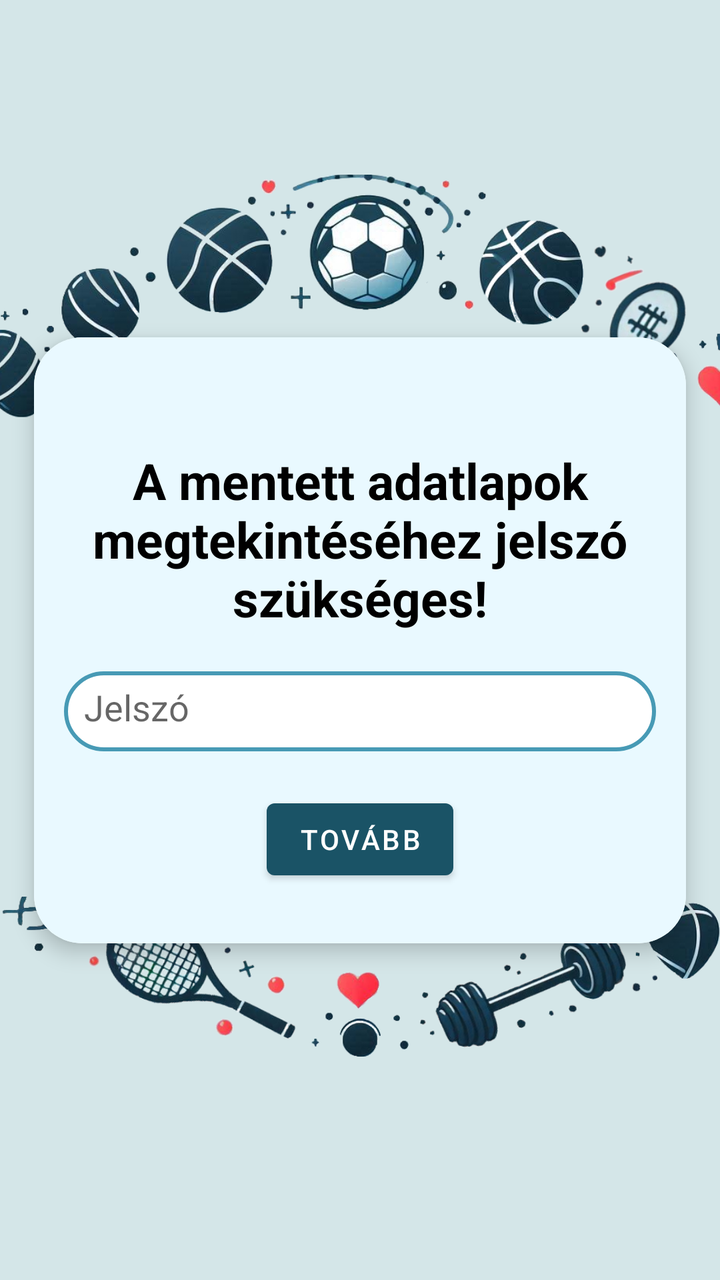
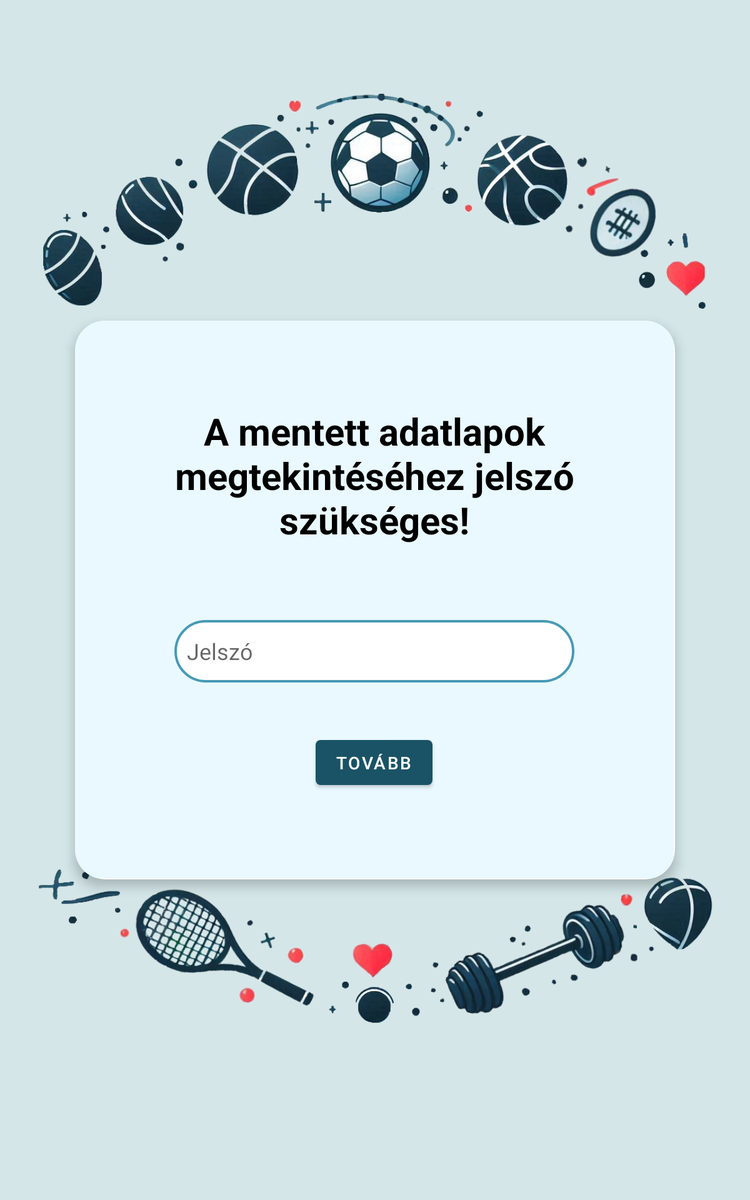

Two renders of one Android screen. The first uses the default layout on a phone; the second uses the alternative layout the repository ships for a different screen configuration, on a matching device. The two XML files are below.
<!-- AndroidManifest.xml: application theme Theme.Sportkardi.DarkBlue -->
<!-- res/layout/activity_saved_datas_login.xml -->
<?xml version="1.0" encoding="utf-8"?>
<androidx.constraintlayout.widget.ConstraintLayout xmlns:android="http://schemas.android.com/apk/res/android"
    xmlns:app="http://schemas.android.com/apk/res-auto"
    xmlns:tools="http://schemas.android.com/tools"
    android:id="@+id/main"
    android:background="@color/background"
    android:layout_width="match_parent"
    android:layout_height="match_parent"
    tools:context=".Activity.SavedDatasLoginActivity">

    <ImageView
        android:id="@+id/imageView"
        android:layout_width="385dp"
        android:layout_height="124dp"
        android:layout_marginTop="130dp"
        android:scaleType="centerCrop"
        android:src="@drawable/top"
        app:layout_constraintBottom_toTopOf="@+id/cardView2"
        app:layout_constraintEnd_toEndOf="parent"
        app:layout_constraintStart_toStartOf="parent"
        app:layout_constraintTop_toTopOf="parent"
        tools:ignore="MissingConstraints" />

    <androidx.cardview.widget.CardView
        android:id="@+id/cardView2"
        android:layout_width="326dp"
        android:layout_height="303dp"
        app:cardCornerRadius="24dp"
        app:cardElevation="6dp"
        app:layout_constraintBottom_toBottomOf="parent"
        app:layout_constraintEnd_toEndOf="parent"
        app:layout_constraintStart_toStartOf="parent"
        app:layout_constraintTop_toTopOf="parent">


        <RelativeLayout
            android:layout_width="match_parent"
            android:layout_height="330dp"
            android:background="@color/background_card">

            <LinearLayout
                android:id="@+id/centerLayout"
                android:layout_width="wrap_content"
                android:layout_height="wrap_content"
                android:layout_centerInParent="true"
                android:gravity="center"
                android:orientation="vertical">

                <TextView
                    android:layout_width="wrap_content"
                    android:layout_height="wrap_content"
                    android:gravity="center"
                    android:text="A mentett adatlapok megtekintéséhez jelszó szükséges!"
                    android:textSize="25sp"
                    android:textStyle="bold" />


                <EditText
                    android:id="@+id/pinEditText"
                    android:layout_width="match_parent"
                    android:layout_height="40dp"
                    android:layout_marginLeft="15dp"
                    android:layout_marginTop="20dp"
                    android:layout_marginRight="15dp"
                    android:background="@drawable/rounded_corner"
                    android:hint="Jelszó"
                    android:inputType="textPassword" />

                <Button
                    android:id="@+id/savedDatasButton"
                    android:layout_width="wrap_content"
                    android:layout_height="wrap_content"
                    android:layout_marginTop="20dp"
                    android:gravity="center"
                    android:onClick="next"
                    android:text="@string/next" />

            </LinearLayout>


        </RelativeLayout>


    </androidx.cardview.widget.CardView>

    <ImageView
        android:id="@+id/imageViewBottom"
        android:layout_width="366dp"
        android:layout_height="85dp"
        android:layout_marginBottom="130dp"
        android:scaleType="centerCrop"
        android:src="@drawable/bottom"
        app:layout_constraintBottom_toBottomOf="parent"
        app:layout_constraintEnd_toEndOf="parent"
        app:layout_constraintStart_toStartOf="parent"
        app:layout_constraintTop_toBottomOf="@+id/cardView2"
        tools:ignore="MissingConstraints" />

</androidx.constraintlayout.widget.ConstraintLayout>
<!-- resources referenced by this layout -->
<resources>
  <color name="background">#d4e6e8</color>
  <color name="background_card">#e9f9ff</color>
  <!-- drawable bottom: png bitmap (drawable, 149026 bytes) -->
  <!-- drawable rounded_corner (drawable) -->
  <?xml version="1.0" encoding="utf-8"?>
  <shape xmlns:android="http://schemas.android.com/apk/res/android" android:shape="rectangle">
      
      <corners android:radius="24dp"/>
  
      
      <stroke android:width="2dip" android:color="@color/teal_700"/>
  
      
      <gradient
          android:startColor="@color/teal_200"
          android:endColor="@color/teal_700"
          android:angle="45"/>
  
      
      <padding
          android:left="10dp"
          android:top="10dp"
          android:right="10dp"
          android:bottom="10dp"/>
  
      
      <solid android:color="@android:color/white"/>
  </shape>
  <!-- drawable top: png bitmap (drawable, 183285 bytes) -->
  <string name="next">Tovább</string>
  <style name="Theme.Sportkardi.DarkBlue" parent="Theme.MaterialComponents.Light.NoActionBar">
          <item name="colorPrimary">@color/wave_dark_blue</item>
          <item name="colorPrimaryDark">@color/button_dark_blue</item>
          <item name="background">@color/appbar_dark_blue</item>
          <item name="colorAccent">@color/profile_dark_blue</item>
          <item name="colorOnSecondary">@color/ic_active</item>
          <item name="backgroundColor">@color/background_light</item>
          <item name="colorOnPrimaryContainer">@color/profile_dark_blue</item>
          <item name="colorOnPrimaryFixedVariant">@color/appbar_dark_blue</item>
          <item name="colorOnSecondaryContainer">@color/background_light</item>
          <item name="colorOnSurface">@color/input_color</item>
          <item name="colorControlNormal">@color/previous_appointment_light</item>
          <item name="android:textColor">@color/black</item>
          <item name="android:windowBackground">@color/background_light</item>
          <item name="android:windowAnimationStyle">@null</item>
      </style>
  <color name="teal_700">#479ab5</color>
  <color name="teal_200">#59CAC9</color>
  <color name="wave_dark_blue">#1a5366</color>
  <color name="button_dark_blue">#154453</color>
  <color name="appbar_dark_blue">#e9f9ff</color>
  <color name="profile_dark_blue">#4699b4</color>
  <color name="ic_active">#479ab5</color>
  <color name="background_light">#ffffff</color>
  <color name="input_color">#525252</color>
  <color name="previous_appointment_light">#ebebeb</color>
  <color name="black">#FF000000</color>
</resources>
<!-- res/layout-sw600dp/activity_saved_datas_login.xml (the repository's variant of the layout above) -->
<!-- drawn on a 7-inch tablet held upright -->
<?xml version="1.0" encoding="utf-8"?>
<androidx.constraintlayout.widget.ConstraintLayout xmlns:android="http://schemas.android.com/apk/res/android"
    xmlns:app="http://schemas.android.com/apk/res-auto"
    xmlns:tools="http://schemas.android.com/tools"
    android:id="@+id/main"
    android:background="@color/background"
    android:layout_width="match_parent"
    android:layout_height="match_parent"
    tools:context=".Activity.SavedDatasLoginActivity">

    <ImageView
        android:id="@+id/imageView"
        android:layout_width="533dp"
        android:layout_height="175dp"
        android:layout_marginTop="68dp"
        android:scaleType="centerCrop"
        android:src="@drawable/top"
        app:layout_constraintBottom_toTopOf="@+id/cardView3"
        app:layout_constraintEnd_toEndOf="parent"
        app:layout_constraintStart_toStartOf="parent"
        app:layout_constraintTop_toTopOf="parent"
        tools:ignore="MissingConstraints" />

    <androidx.cardview.widget.CardView
        android:id="@+id/cardView3"
        android:layout_width="480dp"
        android:layout_height="447dp"
        app:cardCornerRadius="24dp"
        app:cardElevation="6dp"
        app:layout_constraintBottom_toBottomOf="parent"
        app:layout_constraintEnd_toEndOf="parent"
        app:layout_constraintStart_toStartOf="parent"
        app:layout_constraintTop_toTopOf="parent">

        <RelativeLayout
            android:layout_width="479dp"
            android:layout_height="446dp"
            android:background="@color/background_card">

            <LinearLayout
                android:id="@+id/centerLayout"
                android:layout_width="320dp"
                android:layout_height="wrap_content"
                android:layout_centerInParent="true"
                android:gravity="center"
                android:orientation="vertical">

                <TextView
                    android:layout_width="wrap_content"
                    android:layout_height="wrap_content"
                    android:gravity="center"
                    android:text="A mentett adatlapok megtekintéséhez jelszó szükséges!"
                    android:textSize="30sp"
                    android:textStyle="bold" />

                <EditText
                    android:id="@+id/pinEditText"
                    android:layout_width="match_parent"
                    android:layout_height="50dp"
                    android:layout_marginTop="60dp"
                    android:background="@drawable/rounded_corner"
                    android:hint="Jelszó"
                    android:inputType="textPassword" />


                <Button
                    android:id="@+id/savedDatasButton"
                    android:layout_width="wrap_content"
                    android:layout_height="wrap_content"
                    android:layout_marginTop="40dp"
                    android:gravity="center"
                    android:onClick="next"
                    android:text="@string/next" />

            </LinearLayout>


        </RelativeLayout>


    </androidx.cardview.widget.CardView>

    <ImageView
        android:id="@+id/imageViewBottom"
        android:layout_width="550dp"
        android:layout_height="136dp"
        android:layout_marginBottom="130dp"
        android:scaleType="centerCrop"
        android:src="@drawable/bottom"
        app:layout_constraintBottom_toBottomOf="parent"
        app:layout_constraintEnd_toEndOf="parent"
        app:layout_constraintStart_toStartOf="parent"
        app:layout_constraintTop_toBottomOf="@+id/cardView3"
        app:layout_constraintVertical_bias="1.0"
        tools:ignore="MissingConstraints" />

</androidx.constraintlayout.widget.ConstraintLayout>
